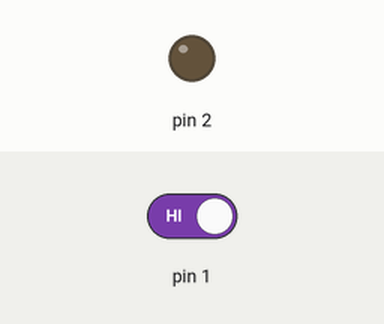
This sketch was run on a simulated Arduino Uno, built with avr-gcc and run on an emulated ATmega328P. On the bench: output pins drawn as LEDs (lit = HIGH). Inputs (shaded band) come from the test bench; at power-on: pin 1 HIGH.

Above: at 1.3 s.
1.4 s: pin 1 driven LOW
At 2.5 s:
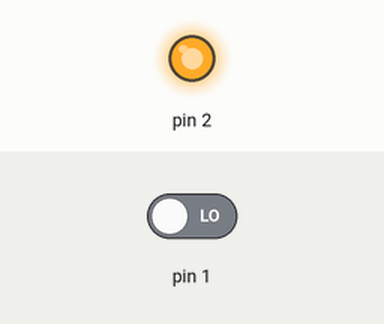
3.0 s: pin 1 driven HIGH
At 3.6 s:
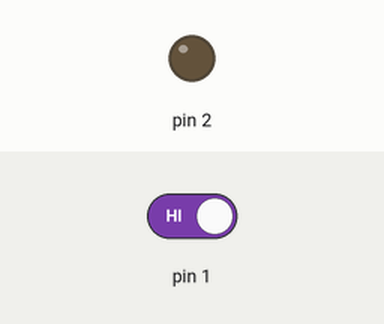
Timing chart, 0 to 6.0 s (numbered marks = the images above; inputs shaded):
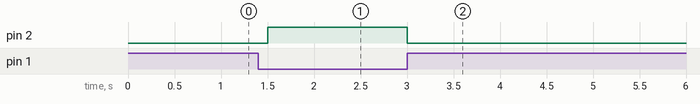

The sketch:

ornek4_buton_led.ino
```cpp
void setup()
{
  pinMode(1, INPUT);    // 1. pini giris olarak ayarla
  pinMode(2, OUTPUT);     // 2. pini cikis olarak ayarla
}
void loop()
{
  if (digitalRead(1) == 0)    // Pull up baglantida, butona basıldı mı?
	digitalWrite(2,HIGH);         // evet basildi LED'i yak
  else
	digitalWrite(2,LOW);          // hayır basılmadı LED'i sondur
  delay(250); 						// butona basıldığında arkları söndürmek için
}
```

Measured:
- after the input at 1.4 s, pin 2: LOW → HIGH after 0.10 s
- after the input at 3.0 s, pin 2: HIGH → LOW at once
